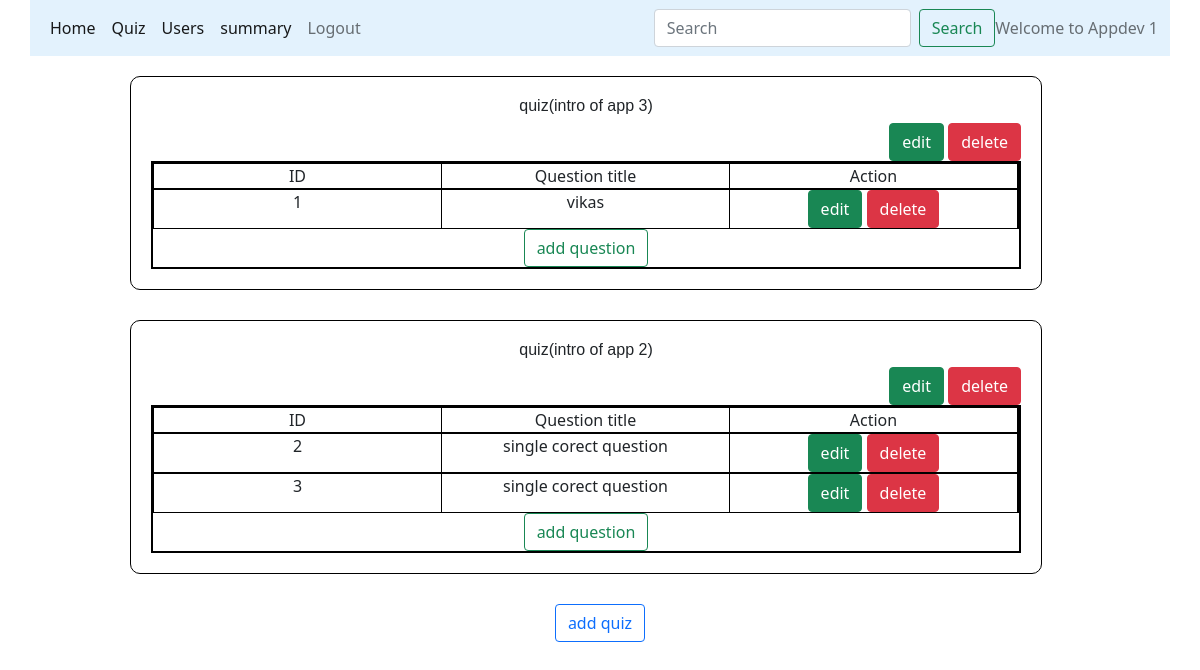
/quiz_management/Appdev 1, run on the app's committed database.
### models/database.py (models this page shows)
class Quizzes(db.Model):
    __tablename__="Quizzes"
    id=db.Column(db.Integer, primary_key=True, autoincrement=True, unique=True)
    Chapter_id=db.Column(db.Integer, db.ForeignKey('Chapters.id',ondelete="CASCADE"))
    score=db.Column(db.Integer, nullable=False)
    date=db.Column(db.DateTime, nullable=False)
    time_duration=db.Column(db.Float, nullable=False)
    remark=db.Column(db.String(100))
    Question=db.relationship('Questions', backref="Quizzes", cascade="all, delete-orphan")
    Score=db.relationship('Scores', backref='Quizzes', cascade="all, delete-orphan")

class Chapters(db.Model):
    __tablename__="Chapters"
    id=db.Column(db.Integer, primary_key=True, autoincrement=True,unique=True)
    name=db.Column(db.String(100), nullable=False)
    description=db.Column(db.String(100), nullable=False)
    subject_id=db.Column(db.Integer, db.ForeignKey("Subjects.id", ondelete="CASCADE"), nullable=False)
    quiz=db.relationship('Quizzes', backref="Chapters", cascade="all, delete-orphan")

class Questions(db.Model):
    __tablename__="Questions"
    id=db.Column(db.Integer, primary_key=True, autoincrement=True, unique=True)
    title=db.Column(db.String(100),nullable=False)
    question=db.Column(db.String(100), nullable=False)
    option1=db.Column(db.String(100), nullable=False)
    option2=db.Column(db.String(100), nullable=False)
    option3=db.Column(db.String(100), nullable=False)
    option4=db.Column(db.String(100), nullable=False)
    answer=db.Column(db.String(100), nullable=False)
    Quiz_id=db.Column(db.Integer, db.ForeignKey('Quizzes.id', ondelete="CASCADE"), nullable=False)
    marks=db.Column(db.Integer, default=1)

### controllers/main.py (the view)
@app.route("/quiz_management/<name>" ,methods=["GET","POST"])
def quiz_management(name):
    quizzes=Quizzes.query.all()
    return render_template("quiz_management.html", name=name,quizzes=quizzes)

### templates/quiz_management.html
{%extends "admin_layout.html"%}
{%block content%}
            {%if quizzes%}
            {%for quiz in quizzes%}
              <div class="small_form">
                <h4 class="center">quiz({{quiz.Chapters.name}})</h4>
                <div style="text-align: right;">
                  <a class="btn btn-success" href="/edit_quiz/{{quiz.id}}/{{name}}" role="button">edit</a>
                  <a class="btn btn-danger" href="/quiz/{{quiz.id}}{{name}}/delete" role="button">delete</a>
                </div>
                <div class="container text-center">
                  <div class="row">
                    <div class="col">
                      ID
                    </div>
                    <div class="col">
                      Question title
                    </div>
                    <div class="col">
                      Action
                    </div>
                  </div>
                  {%if quiz.Question%}
                  {%for Q in quiz.Question%}
                  <div class="row">
                    <div class="col">
                      {{Q.id}}
                    </div>
                    <div class="col">
                      {{Q.title}}
                    </div>
                    <div class="col">
                      <a class="btn btn-success" href="/edit_question/{{Q.id}}/{{name}}" role="button">edit</a>
                      <a class="btn btn-danger" href="/question/{{Q.id}}/{{name}}/delete" role="button">delete</a>
                    </div>
                  </div>
                  {%endfor%}
                  {%else%}
                  <div>
                    <h5>no question aded yet</h5>
                  </div>
                  {%endif%}
                  <div>
                    <a class="btn btn-outline-success" href="/new_question/{{quiz.id}}/{{name}}" role="button">add question</a>
                  </div>
                </div>
              </div>
              {%endfor%}
              {%else%}
              <div>
                <h4>No quiz added till now</h4>
              </div>
              {%endif%}
              <div style="text-align: center;">
                <a class="btn btn-outline-primary" href="/new_quiz/{{name}}" role="button">add quiz</a>
              </div>
{%endblock%}

### static/main.css (style rules this page uses)
* { margin: 0px; }
.container { border: 2px solid black; width: 180%; }
.small_form { border: 1px solid black; width: 80%; height: auto; margin-top: 20px; padding: 20px; border-radius: 10px; margin-left: 100px; margin-bottom: 30px; padding-bottom: 20px; }
.row { border: 1px solid black; }
.col { border-right: 1px solid black; }
.center { text-align: center; font: 1em sans-serif; }

### data on the page
Quizzes: Chapters.name "intro of app 3"
Questions: id "1", title "vikas"
Quizzes: Chapters.name "intro of app 2"
Questions: id "2", title "single corect question"
Questions: id "3", title "single corect question"

### other printed values
{{ name }} "Appdev 1"
